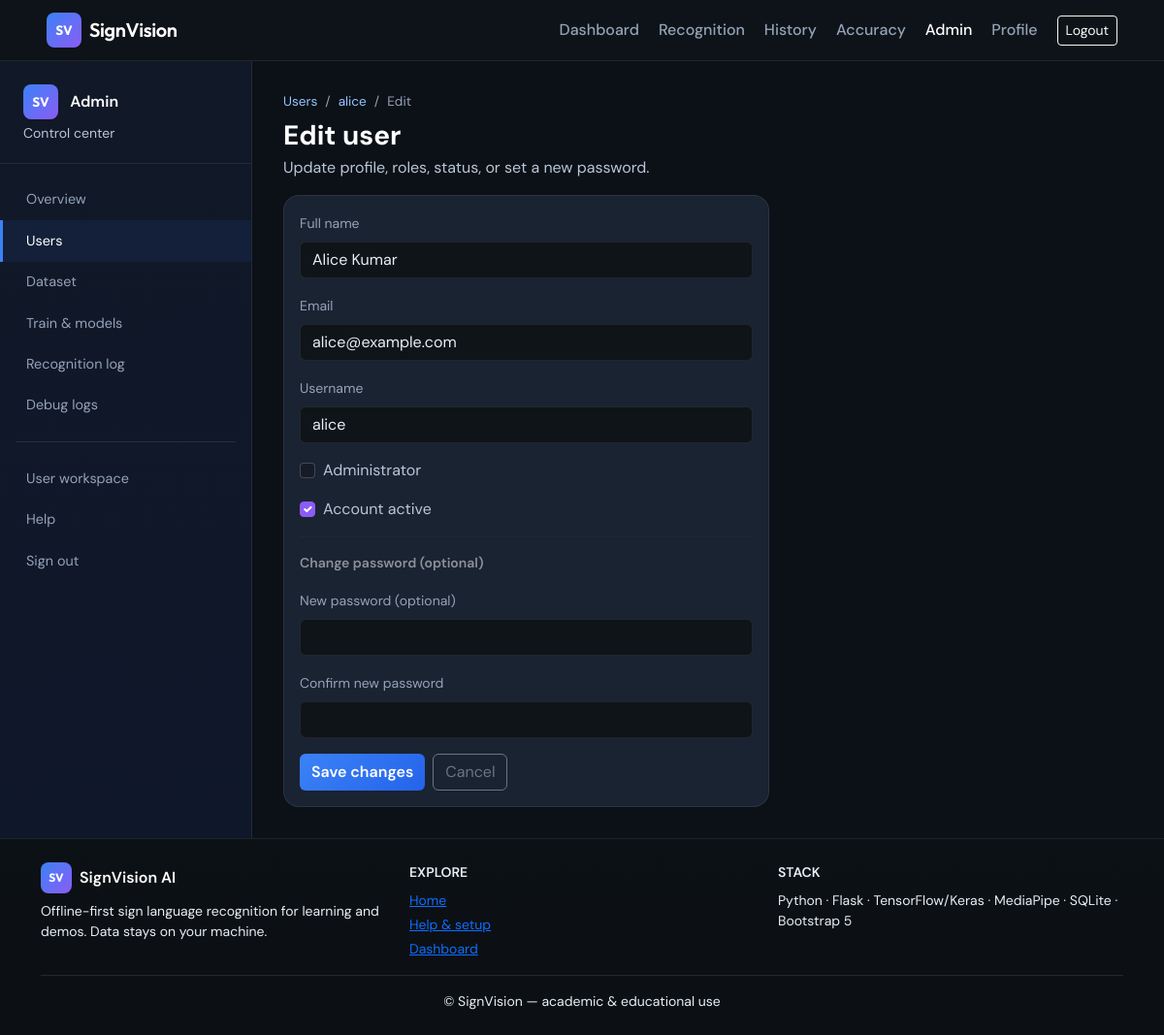
Page /admin/users/2/edit (signed in) on the committed database.
### app/models.py (models this page shows, shortened)
class User(UserMixin, db.Model):
    __tablename__ = "users"
    id = db.Column(db.Integer, primary_key=True)
    full_name = db.Column(db.String(120), nullable=False)
    email = db.Column(db.String(120), unique=True, nullable=False, index=True)
    username = db.Column(db.String(64), unique=True, nullable=False, index=True)
    password_hash = db.Column(db.String(256), nullable=False)
    is_admin = db.Column(db.Boolean, default=False)
    is_active = db.Column(db.Boolean, default=True)
    last_login = db.Column(db.DateTime)
    last_activity = db.Column(db.DateTime)
    created_at = db.Column(db.DateTime, default=datetime.utcnow)
    recognitions = db.relationship("RecognitionHistory", backref="user", lazy="dynamic")
    prediction_logs = db.relationship("PredictionLog", backref="user", lazy="dynamic")

### app/blueprints/admin.py (the view, shortened to what this page needs)
@bp.route("/users/<int:uid>/edit", methods=["GET", "POST"])
def user_edit(uid):
    u = User.query.get_or_404(uid)
    form = AdminUserEditForm()
    if request.method == "GET":
        form.full_name.data = u.full_name
        form.email.data = u.email
        form.username.data = u.username
        form.is_admin.data = u.is_admin
        form.is_active.data = u.is_active
    return render_template("admin/user_edit.html", form=form, user=u)

### app/forms.py
class AdminUserEditForm(FlaskForm):
    full_name = StringField("Full name", validators=[DataRequired(), Length(max=120)])
    email = StringField("Email", validators=[DataRequired(), Email(), Length(max=120)])
    username = StringField("Username", validators=[DataRequired(), Length(min=3, max=64)])
    is_admin = BooleanField("Administrator", default=False)
    is_active = BooleanField("Account active", default=True)
    new_password = PasswordField("New password (optional)", validators=[Optional(), Length(min=6, max=128)])
    confirm_password = PasswordField(
        "Confirm new password",
        validators=[Optional(), EqualTo("new_password", message="Passwords must match.")],
    )
    submit = SubmitField("Save changes")

### app/blueprints/admin.py (called while the page is built)
@bp.before_request
def _require_admin():
    from flask import abort
    if not current_user.is_authenticated:
        return redirect(url_for("auth.login", next=request.path))
    if not current_user.is_admin:
        abort(403)

### templates/admin/user_edit.html (shortened to what this page needs)
{% extends "admin/base_admin.html" %}
{% block admin_header %}
<nav aria-label="breadcrumb"><ol class="breadcrumb user-breadcrumb mb-2">
  <li class="breadcrumb-item"><a href="{{ url_for('admin.users') }}">Users</a></li>
  <li class="breadcrumb-item"><a href="{{ url_for('admin.user_detail', uid=user.id) }}">{{ user.username }}</a></li>
  <li class="breadcrumb-item active">Edit</li>
</ol></nav>
<h1 class="h3 fw-bold text-white mb-1">Edit user</h1>
<p class="admin-text-subtle">Update profile, roles, status, or set a new password.</p>
{% endblock %}
{% block admin_body %}
<div class="row">
  <div class="col-lg-7">
    <div class="card card-app">
      <div class="card-body">
        <form method="post">
          <div class="mb-3">{{ form.full_name.label(class="form-label") }}{{ form.full_name(class="form-control") }}</div>
          <div class="mb-3">{{ form.email.label(class="form-label") }}{{ form.email(class="form-control") }}</div>
          <div class="mb-3">{{ form.username.label(class="form-label") }}{{ form.username(class="form-control") }}</div>
          <div class="mb-3 form-check">{{ form.is_admin(class="form-check-input") }}{{ form.is_admin.label(class="form-check-label") }}</div>
          <div class="mb-3 form-check">{{ form.is_active(class="form-check-input") }}{{ form.is_active.label(class="form-check-label") }}</div>
          <hr class="border-secondary border-opacity-25">
          <p class="fw-semibold text-white-50 small">Change password (optional)</p>
          <div class="mb-3">{{ form.new_password.label(class="form-label") }}{{ form.new_password(class="form-control") }}</div>
          <div class="mb-3">{{ form.confirm_password.label(class="form-label") }}{{ form.confirm_password(class="form-control") }}</div>
          <div class="d-flex flex-wrap gap-2">
            {{ form.submit(class="btn btn-accent") }}
            <a href="{{ url_for('admin.user_detail', uid=user.id) }}" class="btn btn-outline-secondary">Cancel</a>
          </div>
        </form>
      </div>
    </div>
  </div>
</div>
{% endblock %}

### static/css/app.css (style rules this page uses)
:root { --app-bg: #0f1419; --app-surface: #1a2332; --app-border: rgba(255, 255, 255, 0.08); --accent: #3b82f6; --accent-2: #8b5cf6; --text: #e8eef4; --muted: #94a3b8; }
.app-body { min-height: 100vh; display: flex; flex-direction: column; background: linear-gradient(180deg, #0b0f14 0%, #121a24 40%, #0f1419 100%); color: var(--text); font-family: "DM Sans", system-ui, sans-serif; }
.btn-accent { background: linear-gradient(135deg, var(--accent), #2563eb); border: none; color: #fff; font-weight: 600; }
.card-app { background: var(--app-surface); border: 1px solid var(--app-border); border-radius: 1rem; color: var(--text); }
.form-control, .form-select { background: #0f1419; border: 1px solid var(--app-border); color: var(--text); }
.form-label { color: var(--muted); font-size: 0.875rem; }
.user-breadcrumb { --bs-breadcrumb-divider-color: var(--muted); font-size: 0.85rem; }
.user-breadcrumb .breadcrumb-item a { color: #93c5fd; text-decoration: none; }
.user-breadcrumb .breadcrumb-item.active { color: var(--muted); }
.admin-panel .admin-text-subtle { color: var(--admin-subtle) !important; }
.admin-panel .form-check-label { color: var(--admin-subtle); }
.admin-panel .form-check-input { background-color: #151c28; border-color: rgba(255, 255, 255, 0.2); }
.admin-panel .form-check-input:checked { background-color: var(--accent-2); border-color: var(--accent-2); }

### rows in the picture
User: username "alice", full_name "Alice Kumar", email "alice@example.com", is_active "☑"
